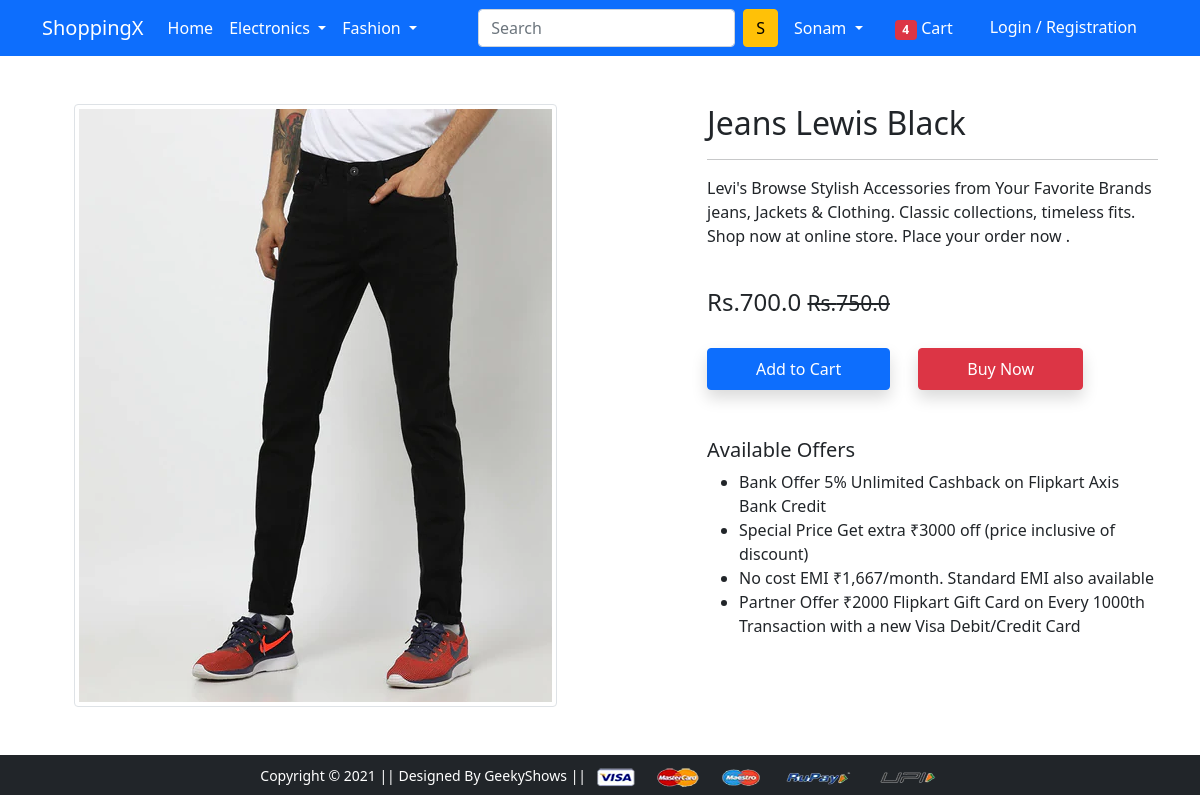
Page /product-detail/7/ on the committed database.
### store/models.py (models this page shows, shortened)
class Product(models.Model):
    title = models.CharField(max_length=100)
    selling_price = models.FloatField()
    discounted_price = models.FloatField()
    description = models.TextField()
    brand = models.CharField(max_length=100)
    category = models.CharField(choices=CATEGORY_CHOICES, max_length=2)
    product_image = models.ImageField(upload_to='products')

### store/views.py (the view)
# urls.py: path('product-detail/<int:pk>/', views.product_detail.as_view(), name='product-detail'),
class product_detail(View):
 def get(self, request, pk):
  product = Product.objects.get(pk=pk)
  return render(request, 'app/productdetail.html', {'product': product})

### store/templates/app/productdetail.html (shortened to what this page needs)
{% extends 'app/base.html' %}
{% load static %}
{% block main-content %}
<div class="container my-5">
 <div class="row">
  <div class="col-sm-6 text-center align-self-center">
   <img src="{{product.product_image.url}}" alt="" class="img-fluid img-thumbnail">
  </div>
  <div class="col-sm-5 offset-sm-1">
   <h2>{{product.title}}</h2>
   <hr>
   <p>{{product.description}}</p> <br>
   <h4>Rs.{{product.discounted_price}} <small class="fw-light text-decoration-line-through">Rs.{{product.selling_price}}</small></h4> <br>
   <a href="{% url 'add-to-cart' %}" class="btn btn-primary shadow px-5 py-2">Add to Cart</a>
   <a href="{% url 'buy-now' %}" class="btn btn-danger shadow px-5 py-2 ms-4">Buy Now</a>
   <h5 class="mt-5">Available Offers</h5>
   <ul>
    <li>Bank Offer 5% Unlimited Cashback on Flipkart Axis Bank Credit</li>
    <li>Special Price Get extra ₹3000 off (price inclusive of discount)</li>
    <li>No cost EMI ₹1,667/month. Standard EMI also available</li>
    <li>Partner Offer ₹2000 Flipkart Gift Card on Every 1000th Transaction with a new Visa Debit/Credit Card</li>
   </ul>
  </div>
 </div>
</div>
{% endblock main-content %}

### rows in the picture
Product: product_image (picture), title "Jeans Lewis Black", description "Levi's Browse Stylish Accessories from Your Favorite Brands jeans, Jackets & Clothing. Classic collections, timeless fits. Shop now at online store. Place your order now .", discounted_price "700.0", selling_price "750.0"
